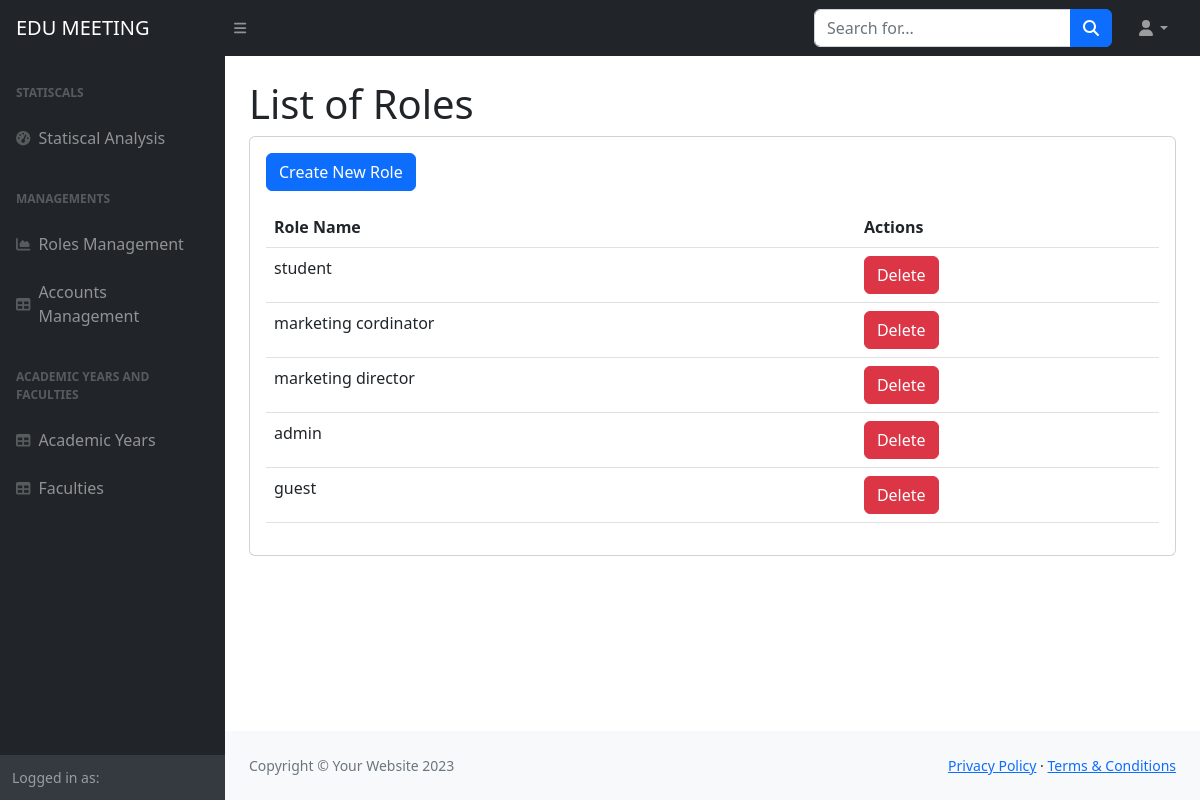
The page /ad/roles/ on the database its author committed.
### home/models.py (models this page shows, shortened)
class Role(models.Model):
    name = models.CharField(max_length=30)

### home/views.py (the view)
# urls.py: path('ad/roles/', views.role_list, name='role_list'),
def role_list(request):
    roles = Role.objects.all()
    return render(request, 'role_list.html', {'roles': roles})

### templates/role_list.html (shortened to what this page needs)
{%load static%}
<!DOCTYPE html>
<html lang="en">
    <head>
        <link href="https://cdn.jsdelivr.net/npm/simple-datatables@7.1.2/dist/style.min.css" rel="stylesheet" />
        <link href="{% static 'css/styles.css' %}" rel="stylesheet" />
    </head>
    <body class="sb-nav-fixed">
        <nav class="sb-topnav navbar navbar-expand navbar-dark bg-dark">
            <a class="navbar-brand ps-3" href="{% url "home" %}">EDU MEETING</a>
            <button class="btn btn-link btn-sm order-1 order-lg-0 me-4 me-lg-0" id="sidebarToggle" href="#!"><i class="fas fa-bars"></i></button>
            <form class="d-none d-md-inline-block form-inline ms-auto me-0 me-md-3 my-2 my-md-0">
                <div class="input-group">
                    <input class="form-control" type="text" placeholder="Search for..." aria-label="Search for..." aria-describedby="btnNavbarSearch" />
                    <button class="btn btn-primary" id="btnNavbarSearch" type="button"><i class="fas fa-search"></i></button>
                </div>
            </form>
            <ul class="navbar-nav ms-auto ms-md-0 me-3 me-lg-4">
                <li class="nav-item dropdown">
                    <a class="nav-link dropdown-toggle" id="navbarDropdown" href="#" role="button" data-bs-toggle="dropdown" aria-expanded="false"><i class="fas fa-user fa-fw"></i></a>
                </li>
            </ul>
        </nav>
        <div id="layoutSidenav">
            <div id="layoutSidenav_nav">
                <nav class="sb-sidenav accordion sb-sidenav-dark" id="sidenavAccordion">
                    <div class="sb-sidenav-menu">
                        <div class="nav">
                            <div class="sb-sidenav-menu-heading">Statiscals</div>
                            <a class="nav-link" href="{% url "statistical_analysis" %}">
                                <div class="sb-nav-link-icon"><i class="fas fa-tachometer-alt"></i></div>
                                Statiscal Analysis
                            </a>
                            <div class="sb-sidenav-menu-heading">Managements</div>
                            <a class="nav-link" href="{% url "role_list" %}">
                                <div class="sb-nav-link-icon"><i class="fas fa-chart-area"></i></div>
                                Roles Management
                            </a>
                            <a class="nav-link" href="{% url "account_list" %}">
                                <div class="sb-nav-link-icon"><i class="fas fa-table"></i></div>
                                Accounts Management
                            </a>
                            <div class="sb-sidenav-menu-heading">Academic Years and Faculties</div>
                            <a class="nav-link" href="{% url "list_academic_years" %}">
                                <div class="sb-nav-link-icon"><i class="fas fa-table"></i></div>
                                Academic Years
                            </a>
                            <a class="nav-link" href="{% url "list_faculties" %}">
                                <div class="sb-nav-link-icon"><i class="fas fa-table"></i></div>
                                Faculties
                            </a>
                        </div>
                    </div>
                    <div class="sb-sidenav-footer">
                        <div class="small">Logged in as:</div>
                    </div>
                </nav>
            </div>
            <div id="layoutSidenav_content">
                <main>
                    <div class="container-fluid px-4">
                        <h1 class="mt-4">List of Roles</h1>
                        <div class="card mb-4">
                            <div class="card-body">
                              <table class="table mt-3">
                                <a href="{% url 'create_role' %}" class="btn btn-primary">Create New Role</a>
                                <thead class="thead-dark">
                                  <tr>
                                    <th scope="col">Role Name</th>
                                    <th scope="col">Actions</th>
                                  </tr>
                                </thead>
                                <tbody>
                                  {% for role in roles %}
                                  <tr>
                                    <td>{{ role.name }}</td>
                                    <td>
                                      <a class="btn btn-danger" href="{% url 'delete_role' role.id %}" onclick="return confirm('Are you sure you want to delete?');">
                                        Delete
                                      </a>
                                    </td>
                                  </tr>
                                  {% endfor %}
                                </tbody>
                              </table>
                            </div>
                        </div>
                    </div>
                </main>
                <footer class="py-4 bg-light mt-auto">
                    <div class="container-fluid px-4">
                        <div class="d-flex align-items-center justify-content-between small">
                            <div class="text-muted">Copyright &copy; Your Website 2023</div>
                            <div>
                                <a href="#">Privacy Policy</a>
                                &middot;
                                <a href="#">Terms &amp; Conditions</a>
                            </div>
                        </div>
                    </div>
                </footer>
            </div>
        </div>
    </body>
</html>

### rows shown on the page
Role: name "student"
Role: name "marketing cordinator"
Role: name "marketing director"
Role: name "admin"
Role: name "guest"
